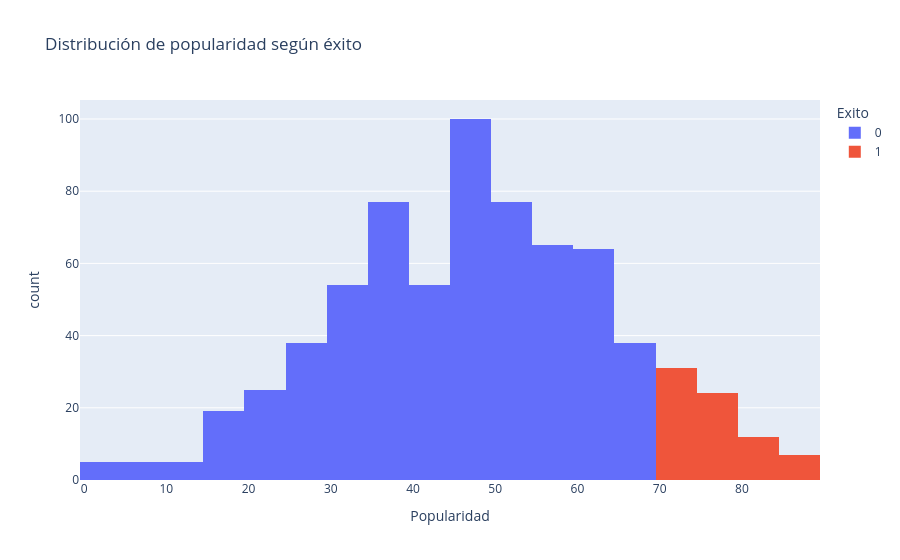
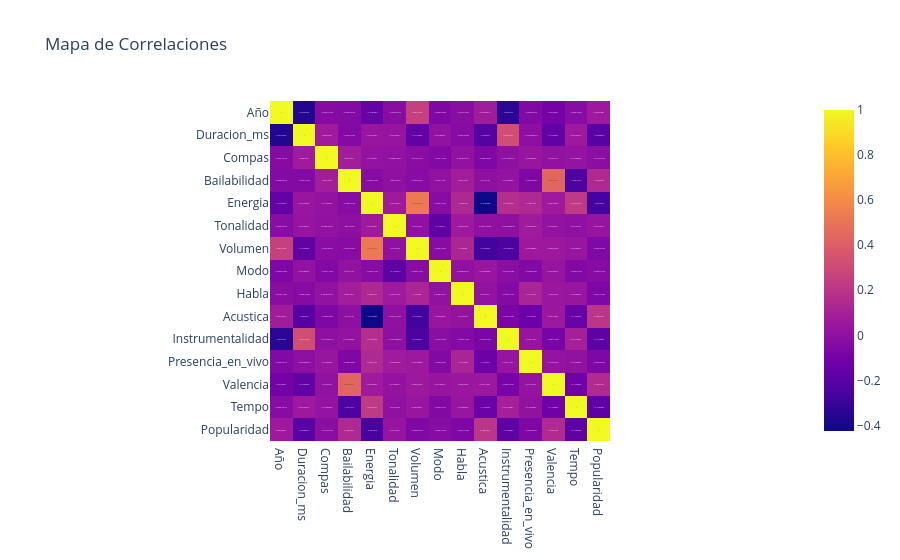

The notebook cell these images were saved under, in order:
### Code cell
# === PASO 2: ANÁLISIS EXPLORATORIO DE DATOS ===

# Distribución de popularidad
fig = px.histogram(df, x="Popularidad", color="Exito", nbins=20,
                   title="Distribución de popularidad según éxito")
fig.show()

# Mapa de correlaciones
corr = df.drop("Exito", axis=1).corr()
fig = px.imshow(corr, text_auto=True, title="Mapa de Correlaciones")
fig.show()

### Figure 1 — Plotly figure (JSON) as saved in the notebook; plotly's stock layout.template omitted (floating-point values rounded to 4 significant figures; data arrays with more than 128 entries replaced by an {"elided": "..."} marker saying what was removed)
{"data": [{"alignmentgroup": "True", "bingroup": "x", "hovertemplate": "Exito=0<br>Popularidad=%{x}<br>count=%{y}<extra></extra>", "legendgroup": "0", "marker": {"color": "#636efa", "pattern": {"shape": ""}}, "name": "0", "nbinsx": 20, "offsetgroup": "0", "orientation": "v", "showlegend": true, "type": "histogram", "x": {"elided": "626 int values"}, "xaxis": "x", "yaxis": "y"}, {"alignmentgroup": "True", "bingroup": "x", "hovertemplate": "Exito=1<br>Popularidad=%{x}<br>count=%{y}<extra></extra>", "legendgroup": "1", "marker": {"color": "#EF553B", "pattern": {"shape": ""}}, "name": "1", "nbinsx": 20, "offsetgroup": "1", "orientation": "v", "showlegend": true, "type": "histogram", "x": [72, 70, 73, 72, 71, 78, 85, 80, 86, 77, 80, 71, 70, 81, 85, 81, 75, 79, 85, 86, 77, 84, 75, 72, 77, 71, 77, 72, 73, 70, 75, 76, 70, 73, 85, 72, 84, 83, 73, 75, 72, 79, 70, 70, 76, 74, 78, 72, 78, 83, 75, 75, 83, 73, 79, 70, 78, 79, 78, 75, 81, 76, 84, 81, 73, 73, 88, 74, 70, 74, 70, 74, 74, 78], "xaxis": "x", "yaxis": "y"}], "layout": {"barmode": "relative", "legend": {"title": {"text": "Exito"}, "tracegroupgap": 0}, "title": {"text": "Distribución de popularidad según éxito"}, "xaxis": {"anchor": "y", "domain": [0, 1], "title": {"text": "Popularidad"}}, "yaxis": {"anchor": "x", "domain": [0, 1], "title": {"text": "count"}}}}

### Figure 2 — Plotly figure (JSON) as saved in the notebook; plotly's stock layout.template omitted (floating-point values rounded to 4 significant figures; data arrays with more than 128 entries replaced by an {"elided": "..."} marker saying what was removed)
{"data": [{"coloraxis": "coloraxis", "hovertemplate": "x: %{x}<br>y: %{y}<br>color: %{z}<extra></extra>", "name": "0", "texttemplate": "%{z}", "type": "heatmap", "x": ["Año", "Duracion_ms", "Compas", "Bailabilidad", "Energia", "Tonalidad", "Volumen", "Modo", "Habla", "Acustica", "Instrumentalidad", "Presencia_en_vivo", "Valencia", "Tempo", "Popularidad"], "xaxis": "x", "y": ["Año", "Duracion_ms", "Compas", "Bailabilidad", "Energia", "Tonalidad", "Volumen", "Modo", "Habla", "Acustica", "Instrumentalidad", "Presencia_en_vivo", "Valencia", "Tempo", "Popularidad"], "yaxis": "y", "z": {"elided": "15x15 float values"}}], "layout": {"coloraxis": {"colorscale": [[0, "#0d0887"], [0.1111, "#46039f"], [0.2222, "#7201a8"], [0.3333, "#9c179e"], [0.4444, "#bd3786"], [0.5556, "#d8576b"], [0.6667, "#ed7953"], [0.7778, "#fb9f3a"], [0.8889, "#fdca26"], [1, "#f0f921"]]}, "title": {"text": "Mapa de Correlaciones"}, "xaxis": {"anchor": "y", "constrain": "domain", "domain": [0, 1], "scaleanchor": "y"}, "yaxis": {"anchor": "x", "autorange": "reversed", "constrain": "domain", "domain": [0, 1]}}}
